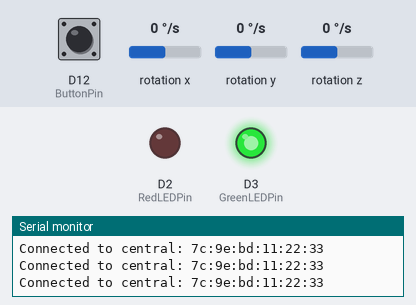
A sketch run on a simulated Arduino Nano 33 BLE. On the bench: output pins drawn as LEDs (lit = HIGH), the last lines printed to the serial monitor. Dashed ring = blinking. The test bench sets the inputs (shaded band); at power-on: rotation x 0 °/s, D12 (ButtonPin) LOW, rotation y 0 °/s, rotation z 0 °/s. Nothing arrives over Bluetooth unless stated; a phone connects over Bluetooth LE 3 s after start.

Above: at 3.8 s.
3.9 s: rotation x set to -98 °/s
5.4 s: rotation x set to -107 °/s
At 6.3 s:
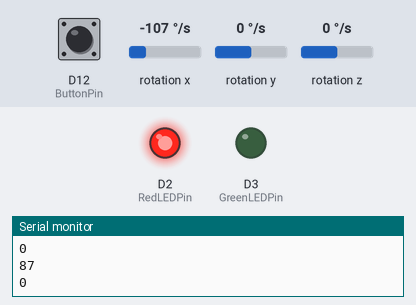
6.9 s: D12 (ButtonPin) pulled HIGH for 1 s
At 7.06 s:
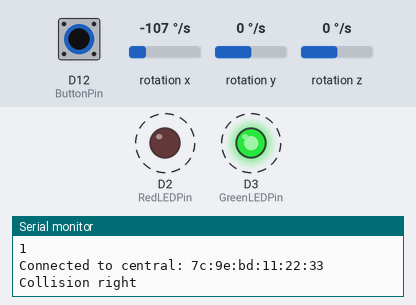
Timing chart, 0 to 9.9 s (numbered marks = the images above; inputs shaded):
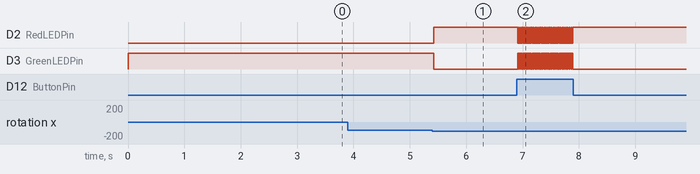

The sketch:

FallDetection.ino
```cpp
#include <Arduino_BMI270_BMM150.h>
#include <ArduinoBLE.h>

BLEService newService("180A");  // creating the service
BLEByteCharacteristic readChar("2A57", BLERead);
BLEByteCharacteristic writeChar("2A58", BLEWrite);

float x, y, z;
int plusThreshold = 100, minusThreshold = -100;
int Fall_detected = 0;
const int RedLEDPin = 2;
const int GreenLEDPin = 3;
const int ButtonPin = 12;
int counter = 0;

void setup() {

  Serial.begin(9600);
  while (!Serial)
    ;
  Serial.println("Started");

  if (!IMU.begin()) {
    Serial.println("Failed to initialize IMU!");
    while (1)
      ;
  }

  pinMode(RedLEDPin, OUTPUT);
  pinMode(GreenLEDPin, OUTPUT);
  pinMode(ButtonPin, INPUT);


  while (!Serial)
    ;
  if (!BLE.begin()) {
    Serial.println("Waiting for ArduinoBLE");
    while (1)
      ;
  }

  BLE.setDeviceName("FallSafe");
  BLE.setLocalName("FallSafe");
  BLE.setAdvertisedService(newService);
  newService.addCharacteristic(readChar);
  BLE.addService(newService);

  readChar.writeValue(0);
  writeChar.writeValue(0);

  BLE.advertise();
  Serial.println("Bluetooth device active");

  digitalWrite(GreenLEDPin, HIGH);
  digitalWrite(RedLEDPin, LOW);
}
void loop() {

  BLEDevice central = BLE.central();  // wait for a BLE central

  if (central) {  // if a central is connected to the peripheral
    Serial.print("Connected to central: ");
    Serial.println(central.address());  // print the central's BT address

    while (Fall_detected < 0.0)
      ;
    {
      // normal mode
      // enters this while when Fall_detection is = 0

      if (digitalRead(ButtonPin) == HIGH) {
        readChar.writeValue(Fall_detected);
        digitalWrite(GreenLEDPin, HIGH);
        digitalWrite(RedLEDPin, LOW);
      }

      if (IMU.gyroscopeAvailable()) {
        IMU.readGyroscope(x, y, z);
      }
      if (y > plusThreshold) {
        Fall_detected = 1;
        Serial.println("Collision front");
        delay(10);
      }
      if (y < minusThreshold) {
        Fall_detected = 1;
        Serial.println("Collision back");
        delay(10);
      }
      if (x < minusThreshold) {
        Fall_detected = 1;
        Serial.println("Collision right");
        delay(10);
      }
      if (x > plusThreshold) {
        Fall_detected = 1;
        Serial.println("Collision left");
        delay(10);
      }
      if (z < minusThreshold) {
        Fall_detected = 1;
        Serial.println("Collision up");
        delay(10);
      }
      if (z > plusThreshold) {
        Fall_detected = 1;
        Serial.println("Collision down");
        delay(10);
      }
      delay(10);
    }
    while (Fall_detected > 0.0) {
      // fall detection mode
      // enters this while loop when Fall_detection = 1
      digitalWrite(GreenLEDPin, LOW);
      digitalWrite(RedLEDPin, HIGH);
      counter = 0;
      while (counter < 1000) {
        Serial.println(counter);
        Serial.println(digitalRead(ButtonPin));
        if (digitalRead(ButtonPin) == HIGH) {
          counter = 1000;
        }
        counter++;
        delay(10);
      }

      readChar.writeValue(Fall_detected);
      Fall_detected = 0;
    }
  }

}
```

Measured:
- the behaviour switches between -100 and -101 °/s on rotation x (found by bisection; images 0 and 1)
- after the input at 5.4 s, D2 (RedLEDPin): LOW → HIGH at once; D3 (GreenLEDPin): HIGH → LOW at once
- after the input at 6.9 s, D2 (RedLEDPin): alternates HIGH for 0.01 s and LOW for 0.02 s, 62 changes in all, then stays HIGH, starting at once; D3 (GreenLEDPin): alternates HIGH for 0.02 s and LOW for 0.01 s, 62 changes in all, then stays LOW, starting at once
